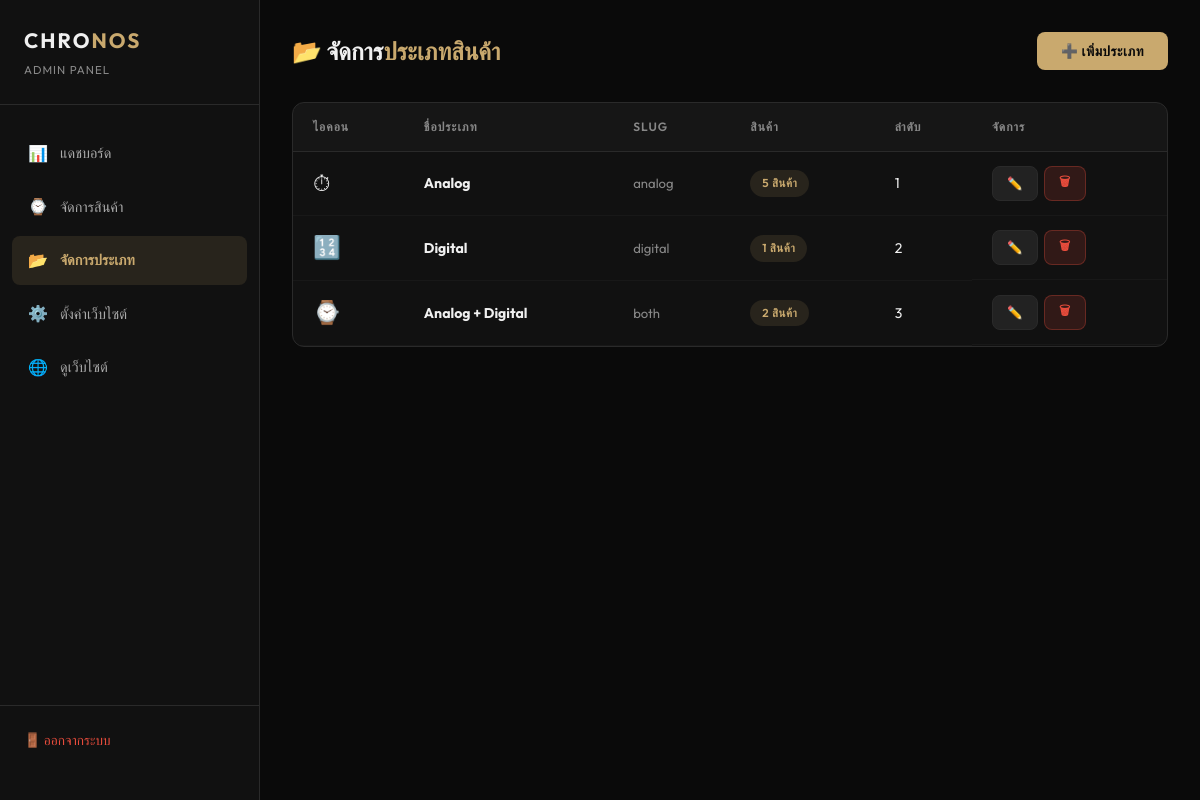
The app's page /admin/categories.php (signed in) with its own data.
### tables this page shows
CREATE TABLE `categories` (
    `id` INT AUTO_INCREMENT PRIMARY KEY,
    `name` VARCHAR(100) NOT NULL,
    `slug` VARCHAR(100) NOT NULL UNIQUE,
    `icon` VARCHAR(10) DEFAULT '⌚',
    `sort_order` INT NOT NULL DEFAULT 0,
    `created_at` TIMESTAMP DEFAULT CURRENT_TIMESTAMP
);

### admin/categories.php (the view, shortened to what this page needs)
<?php
$db = getDB();
$categories = $db->query("SELECT c.*, (SELECT COUNT(*) FROM products WHERE category_id = c.id) as product_count FROM categories c ORDER BY c.sort_order ASC, c.id ASC")->fetchAll();
?>
<!DOCTYPE html>
<html lang="th">
<head>
    <link rel="stylesheet" href="css/admin.css">
</head>
<body>
<div class="admin-layout">
    <aside class="sidebar">
        <div class="sidebar-brand">
            <h1>CHRO<span>NOS</span></h1>
            <p>Admin Panel</p>
        </div>
        <nav class="sidebar-nav">
            <a href="index.php">
                <span class="nav-icon">📊</span> แดชบอร์ด
            </a>
            <a href="products.php">
                <span class="nav-icon">⌚</span> จัดการสินค้า
            </a>
            <a href="categories.php" class="active">
                <span class="nav-icon">📂</span> จัดการประเภท
            </a>
            <a href="settings.php">
                <span class="nav-icon">⚙️</span> ตั้งค่าเว็บไซต์
            </a>
            <a href="../" target="_blank">
                <span class="nav-icon">🌐</span> ดูเว็บไซต์
            </a>
        </nav>
        <div class="sidebar-footer">
            <a href="logout.php">🚪 ออกจากระบบ</a>
        </div>
    </aside>
    <main class="main-content">
        <div class="page-header">
            <h1 class="page-title">📂 จัดการ<span>ประเภทสินค้า</span></h1>
            <button class="btn btn-primary" onclick="showModal()">➕ เพิ่มประเภท</button>
        </div>
        <div class="table-wrapper">
            <table class="data-table">
                <thead>
                    <tr>
                        <th>ไอคอน</th>
                        <th>ชื่อประเภท</th>
                        <th>Slug</th>
                        <th>สินค้า</th>
                        <th>ลำดับ</th>
                        <th>จัดการ</th>
                    </tr>
                </thead>
                <tbody>
                    <?php foreach ($categories as $cat): ?>
                    <tr data-id="<?= $cat['id'] ?>">
                        <td style="font-size:1.4rem;"><?= htmlspecialchars($cat['icon']) ?></td>
                        <td><strong><?= htmlspecialchars($cat['name']) ?></strong></td>
                        <td style="color:var(--gray);font-size:0.82rem;"><?= htmlspecialchars($cat['slug']) ?></td>
                        <td><span class="type-badge analog"><?= $cat['product_count'] ?> สินค้า</span></td>
                        <td><?= $cat['sort_order'] ?></td>
                        <td class="actions">
                            <button class="btn btn-secondary btn-sm" onclick="editCat(<?= htmlspecialchars(json_encode($cat)) ?>)">✏️</button>
                            <button class="btn btn-danger btn-sm" onclick="deleteCat(<?= $cat['id'] ?>, '<?= htmlspecialchars($cat['name']) ?>')">🗑</button>
                        </td>
                    </tr>
                    <?php endforeach; ?>
                </tbody>
            </table>
        </div>
    </main>
</div>
</body>
</html>

### admin/css/admin.css (style rules this page uses)
:root { --gold: #c9a96e; --gold-light: #dfc08a; --gold-dark: #a88a50; --black: #0a0a0a; --dark: #111111; --dark-2: #1a1a1a; --dark-3: #222222; --dark-border: #2a2a2a; --gray: #888888; --gray-light: #aaaaaa; --white: #f0f0f0; --red: #e74c3c; --red-dark: #c0392b; --green: #27ae60; --blue: #3498db; --font: 'Outfit', 'Sarabun', sans-serif; --radius: 12px; --radius-sm: 8px; --transition: all 0.3s ease; }
*, *::before, *::after { margin: 0; padding: 0; box-sizing: border-box; }
body { font-family: var(--font); background: var(--black); color: var(--white); line-height: 1.6; }
a { text-decoration: none; color: inherit; }
button { cursor: pointer; border: none; outline: none; font-family: var(--font); }
.admin-layout { display: flex; min-height: 100vh; }
.sidebar { width: 260px; background: var(--dark); border-right: 1px solid var(--dark-border); padding: 24px 0; position: fixed; top: 0; left: 0; height: 100vh; overflow-y: auto; z-index: 100; display: flex; flex-direction: column; }
.sidebar-brand { padding: 0 24px 24px; border-bottom: 1px solid var(--dark-border); margin-bottom: 24px; }
.sidebar-brand h1 { font-size: 1.3rem; font-weight: 700; letter-spacing: 2px; color: var(--white); }
.sidebar-brand h1 span { color: var(--gold); }
.sidebar-brand p { font-size: 0.72rem; letter-spacing: 1px; text-transform: uppercase; color: var(--gray); margin-top: 4px; }
.sidebar-nav { flex: 1; padding: 0 12px; }
.sidebar-nav a { display: flex; align-items: center; gap: 12px; padding: 12px 16px; margin-bottom: 4px; border-radius: var(--radius-sm); font-size: 0.9rem; font-weight: 500; color: var(--gray-light); transition: var(--transition); }
.sidebar-nav a.active { background: rgba(201, 169, 110, 0.12); color: var(--gold); font-weight: 600; }
.sidebar-nav a .nav-icon { width: 20px; text-align: center; font-size: 1rem; }
.sidebar-footer { padding: 16px 24px; border-top: 1px solid var(--dark-border); }
.sidebar-footer a { display: flex; align-items: center; gap: 10px; font-size: 0.85rem; color: var(--red); padding: 8px 0; transition: var(--transition); }
.main-content { flex: 1; margin-left: 260px; padding: 32px; min-height: 100vh; }
.page-header { display: flex; align-items: center; justify-content: space-between; margin-bottom: 32px; flex-wrap: wrap; gap: 16px; }
.page-title { font-size: 1.5rem; font-weight: 700; color: var(--white); }
.page-title span { color: var(--gold); }
.btn { display: inline-flex; align-items: center; gap: 8px; padding: 10px 24px; font-size: 0.85rem; font-weight: 600; border-radius: var(--radius-sm); transition: var(--transition); letter-spacing: 0.5px; }
.btn-primary { background: var(--gold); color: var(--black); }
.btn-secondary { background: var(--dark-3); color: var(--white); border: 1px solid var(--dark-border); }
.btn-danger { background: rgba(231, 76, 60, 0.15); color: var(--red); border: 1px solid rgba(231, 76, 60, 0.3); }
.btn-sm { padding: 6px 14px; font-size: 0.78rem; }
.table-wrapper { background: var(--dark); border: 1px solid var(--dark-border); border-radius: var(--radius); overflow: hidden; }
.data-table { width: 100%; border-collapse: collapse; }
.data-table th { padding: 14px 20px; text-align: left; font-size: 0.75rem; font-weight: 600; letter-spacing: 1px; text-transform: uppercase; color: var(--gray); background: rgba(255, 255, 255, 0.02); border-bottom: 1px solid var(--dark-border); }
.data-table td { padding: 14px 20px; font-size: 0.88rem; border-bottom: 1px solid rgba(255, 255, 255, 0.03); vertical-align: middle; }
.type-badge { display: inline-flex; align-items: center; gap: 4px; padding: 4px 12px; font-size: 0.72rem; font-weight: 600; letter-spacing: 0.5px; text-transform: uppercase; border-radius: 100px; }
.type-badge.analog { background: rgba(201, 169, 110, 0.12); color: var(--gold); }
.actions { display: flex; gap: 6px; }

### records on screen
categories: icon "⏱", name "Analog", slug "analog", product_count "5", sort_order "1"
categories: icon "🔢", name "Digital", slug "digital", product_count "1", sort_order "2"
categories: icon "⌚", name "Analog + Digital", slug "both", product_count "2", sort_order "3"
